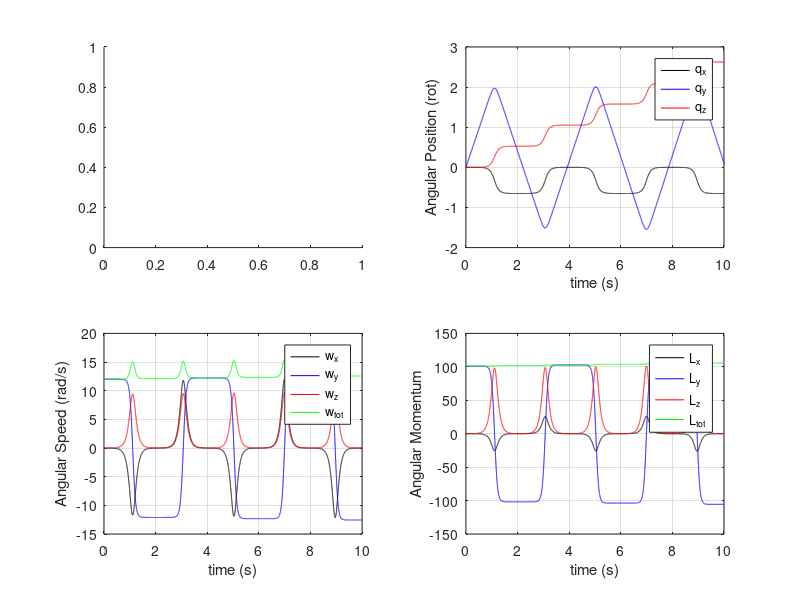

Here is the MATLAB script that generated this plot:
% Hammer_Euler
%
% 2019 YPT Hammer problem
% Numerical model of Euler's Equations
% Connor Marrs, RCDS June 2019

clear;

%init_w_array = 1:6; % initial ang speed around z axis 
init_w = 12; % initial ang speed around z axis 
eps = 0.01;   % initial ang speed around x axis (to become r)
M = 1;  % mass of block

% orientation of block
a = 10; % size in x-axis: lying along launcher
b = 5;  % size in y axis: across launcher
c = 1;  % size in vertical z axis

I1 = M/12*(b^2 + c^2); %moment of inertia around x axis
I2 = M/12*(a^2 + c^2); % around y
I3 = M/12*(a^2 + b^2); % around z
Istr = ['I_x = ' num2str(I1,'%6.2e') ': eps      ';...
        'I_y = ' num2str(I2,'%6.2e') ': fast spin';...
        'I_z = ' num2str(I3,'%6.2e') ': eps      ']; %string for display/key
%time array parameters    
NT = 10001; %number of time steps
dt = .001; % length of each time step
t = (0:NT-1)*dt;

%initialize rotational kinematic variables
[w1, w2, w3, a1, a2, a3] = deal(nan(1,NT));
w1(1) = eps;
w2(1) = init_w; %rad/s
w3(1) = eps;

for n=1:NT-1
    %Euler's equations
  a1(n) = -(I3-I2)*w2(n)*w3(n)/I1; % alpha
  a2(n) = -(I1-I3)*w3(n)*w1(n)/I2;
  a3(n) = -(I2-I1)*w1(n)*w2(n)/I3;
  
  %kinematics to find omega at next time
  w1(n+1) = w1(n) + a1(n)*dt; % omega
  w2(n+1) = w2(n) + a2(n)*dt;
  w3(n+1) = w3(n) + a3(n)*dt;
end
%vector sum total of omega
wtot = sqrt(w1.^2 + w2.^2 + w3.^2);

%angular momentum
L1 = I1*w1;
L2 = I2*w2;
L3 = I3*w3;
Ltot = sqrt(L1.^2 + L2.^2 + L3.^2);

q1 = dt*cumsum(w1)/2/pi;
q2 = dt*cumsum(w2)/2/pi;
q3 = dt*cumsum(w3)/2/pi;


figure(1); clf;
ax(1) = subplot(2,2,1); %set(ax(1),'position',[.1  .8 .38 .15]);
ax(2) = subplot(2,2,2); %set(ax(2),'position',[.55 .8 .38 .15]);
ax(3) = subplot(2,2,3); %set(ax(3),'position',[.1  .1 .38 .55]);
ax(4) = subplot(2,2,4); %set(ax(4),'position',[.55 .1 .38 .55]);
subplot(ax(1));
%[H1] = plot_rect3D(a,b,c);

% subplot(ax(2)); axis off
% text(0,.5, Istr);
% title('units of mass and length cancel');

subplot(ax(3));

H3(1) = plot(t,w1,'k'); hold on;
H3(2) = plot(t,w2,'b'); 
H3(3) = plot(t,w3,'r'); 
H3(4) = plot(t,wtot,'g');
legend(H3,{'w_x','w_y','w_z','w_t_o_t'});
xlabel('time (s)'); ylabel('Angular Speed (rad/s)');
grid on;

subplot(ax(4));
H4(1) = plot(t,L1,'k'); hold on;
H4(2) = plot(t,L2,'b');
H4(3) = plot(t,L3,'r');
H4(4) = plot(t,Ltot,'g');
legend(H4,{'L_x','L_y','L_z','L_t_o_t'});
xlabel('time (s)'); ylabel('Angular Momentum');
grid on;


subplot(ax(2));
H2(1) = plot(t,q1,'k'); hold on;
H2(2) = plot(t,q2,'b');
H2(3) = plot(t,q3,'r');
%H2(4) = plot(t,sqrt(q1.^2 + q2.^2 + q3.^2),'g');
legend(H2,{'q_x','q_y','q_z'});%,'q_t_o_t'});
xlabel('time (s)'); ylabel('Angular Position (rot)');
grid on;

return


tmp = max(Ltot)/10;
figure(2); clf;
for k = 1:100:NT
  ang = [q1(k) q2(k) q3(k)];
  cla;
  [Hbox] = plot_rect3D(a,b,c,ang);
  title(['time step ' num2str(k) ' of ' num2str(NT)])
  HL0 = plot3([0 L1(k)]/tmp,[0 L2(k)]/tmp,[0 L3(k)]/tmp,...
    'b','linewidth',2);l
  axis([-1 1 -1 1 -1 1]*max([a b c])*1.5)
  pause
end

return

figure(2); clf;
for k=1:50:2500
  if k>1
    set(Hw0,'linestyle',':','linewidth',1);
    set(HL0,'linestyle',':','linewidth',1);
  end
  Hw0 = plot3([0 w1(k)],[0 w2(k)],[0 w3(k)],'k','linewidth',2); hold on
  HL0 = plot3([0 L1(k)],[0 L2(k)],[0 L3(k)],'b','linewidth',2);
  plot3([0 w1(k)],[0 0],[0 0],'k')
  plot3([0 0],[0 w2(k)],[0 0],'k')
  plot3([0 0],[0 0],[0 w3(k)],'k')
  plot3([0 L1(k)],[0 0],[0 0],'b')
  plot3([0 0],[0 L2(k)],[0 0],'b')
  plot3([0 0],[0 0],[0 L3(k)],'b')
%   set(gca,'xlim',[0 max(L1)]);
%   set(gca,'ylim',[0 max(L2)]);
%   set(gca,'zlim',[0 max(L3)]);
  pause;
end

  
